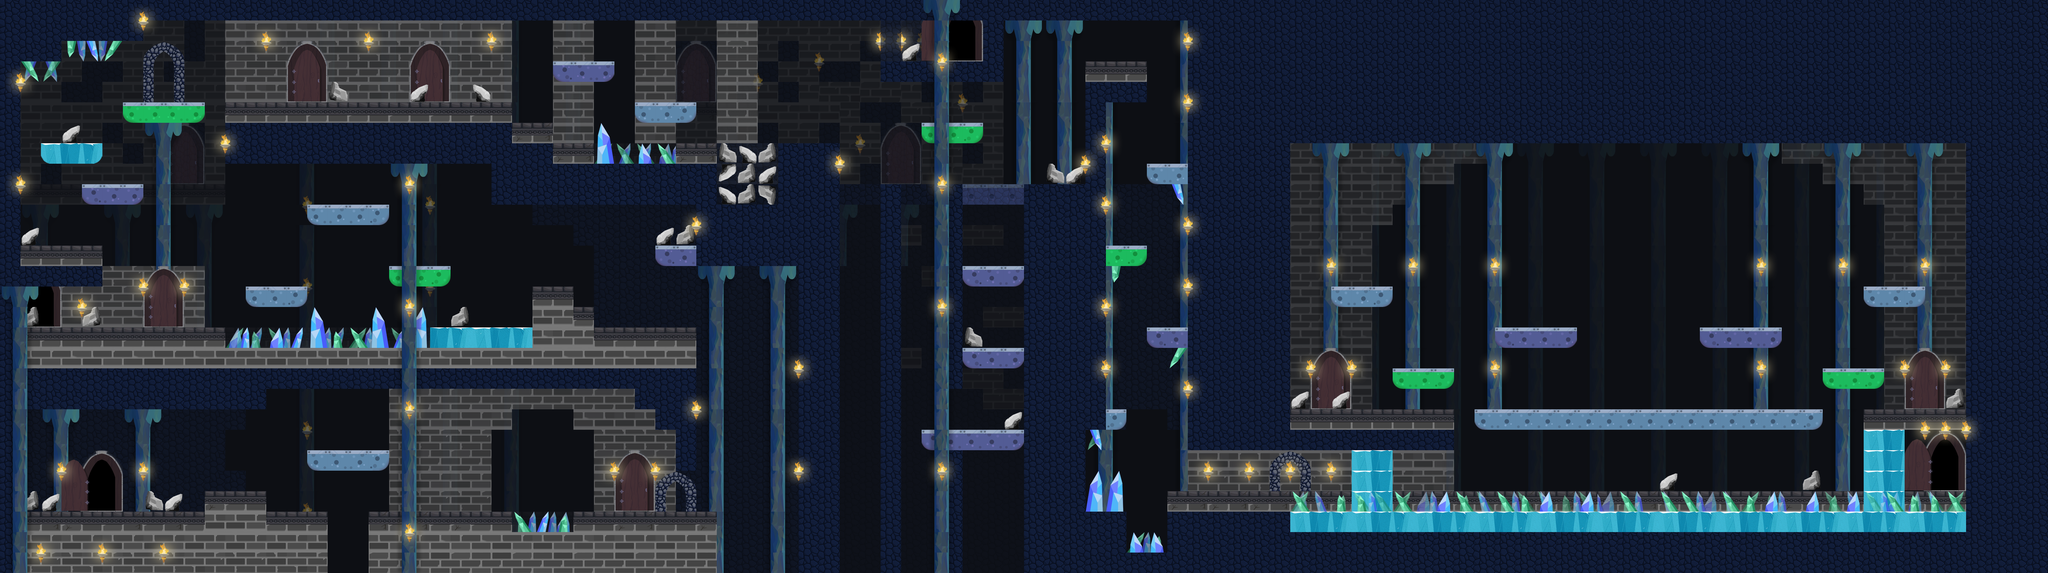

This game map was drawn from its Tiled (.tmx) file and the tilesets committed beside it. A one-line description and the trimmed map source follow:
An orthogonal 100x28 tile map with 64x64 px tiles, 28 tile layers (bottom_background, bottom_background_parallax08, bottom_background_parallax08_torches, bottom_decorations_faded2, ...), 3 tilesets and 42 objects (6x paper, 5x phoenix, 4x robot, 4x vuoto, check3, ...).

<map version="1.0" orientation="orthogonal" renderorder="right-down" width="100" height="28" tilewidth="64" tileheight="64" nextobjectid="97">
 <properties>
  <property name="ParallaxEnabled" value="true" />
 </properties>
 <tileset firstgid="1" name="LEVEL_1_HD" tilewidth="64" tileheight="64" tilecount="144" columns="9">
  <image source="visual/tilesets/LEVEL_1_HD.png" width="576" height="1024" />
  <tile id="0">
   <properties>
    <property name="isSensor" value="true" />
    <property name="tName" value="endLevel" />
   </properties>
  </tile>
  <tile id="6">
   <properties>
    <property name="tName" value="danger" />
   </properties>
  </tile>
  <tile id="7">
   <properties>
    <property name="tName" value="danger" />
   </properties>
  </tile>
  <tile id="8">
   <properties>
    <property name="tName" value="danger" />
   </properties>
  </tile>
  <tile id="15">
   <properties>
    <property name="tName" value="danger" />
   </properties>
  </tile>
  <tile id="16">
   <properties>
    <property name="tName" value="danger" />
   </properties>
  </tile>
  <tile id="17">
   <properties>
    <property name="tName" value="danger" />
   </properties>
  </tile>
  <tile id="24">
   <properties>
    <property name="tName" value="danger" />
   </properties>
  </tile>
  <tile id="25">
   <properties>
    <property name="tName" value="danger" />
   </properties>
  </tile>
  <tile id="32">
   <properties>
    <property name="isBreakable" value="true" />
    <property name="tName" value="dynamicEnv" />
   </properties>
  </tile>
  <tile id="43">
   <properties>
    <property name="isSensor" value="true" />
    <property name="tName" value="endLevel" />
   </properties>
  </tile>
  <tile id="44">
   <properties>
    <property name="isSensor" value="true" />
    <property name="tName" value="endLevel" />
   </properties>
  </tile>
  <tile id="46">
   <properties>
    <property name="tName" value="env" />
   </properties>
  </tile>
  <tile id="52">
   <properties>
    <property name="isSensor" value="true" />
    <property name="tName" value="endLevel" />
   </properties>
  </tile>
  <tile id="53">
   <properties>
    <property name="isSensor" value="true" />
    <property name="tName" value="endLevel" />
   </properties>
  </tile>
  <tile id="58">
   <properties>
    <property name="isBreakable" value="true" />
    <property name="tName" value="dynamicEnv" />
   </properties>
  </tile>
  <tile id="61">
   <properties>
    <property name="isSensor" value="true" />
    <property name="tName" value="endLevel" />
   </properties>
  </tile>
  <tile id="62">
   <properties>
    <property name="isSensor" value="true" />
    <property name="tName" value="endLevel" />
   </properties>
  </tile>
  <tile id="75">
   <properties>
    <property name="isGround" value="" />
    <property name="isPlatform" value="" />
    <property name="isSlippery" value="" />
    <property name="tName" value="env" />
   </properties>
  </tile>
  <tile id="76">
   <properties>
    <property name="isGround" value="" />
    <property name="isPlatform" value="" />
    <property name="isSlippery" value="" />
    <property name="tName" value="env" />
   </properties>
  </tile>
  <tile id="77">
   <properties>
    <property name="isGround" value="" />
    <property name="isPlatform" value="" />
    <property name="isSlippery" value="" />
    <property name="tName" value="env" />
   </properties>
  </tile>
  <tile id="78">
   <properties>
    <property name="isGround" value="" />
    <property name="isSlippery" value="" />
    <property name="tName" value="env" />
   </properties>
  </tile>
  <tile id="79">
   <properties>
    <property name="isGround" value="" />
    <property name="isSlippery" value="" />
    <property name="tName" value="env" />
   </properties>
  </tile>
  <tile id="80">
   <properties>
    <property name="isGround" value="" />
    <property name="isSlippery" value="" />
    <property name="tName" value="env" />
   </properties>
  </tile>
  <tile id="96">
   <properties>
    <property name="isGround" value="" />
    <property name="isPlatform" value="" />
    <property name="tName" value="env" />
   </properties>
  </tile>
  <tile id="97">
   <properties>
    <property name="isGround" value="" />
    <property name="isPlatform" value="" />
    <property name="tName" value="env" />
   </properties>
  </tile>
  <tile id="98">
   <properties>
    <property name="isGround" value="" />
    <property name="isPlatform" value="" />
    <property name="tName" value="env" />
   </properties>
  </tile>
  <tile id="99">
   <properties>
    <property name="isGround" value="" />
    <property name="tName" value="env" />
   </properties>
  </tile>
  <tile id="100">
   <properties>
    <property name="isGround" value="" />
    <property name="tName" value="env" />
   </properties>
  </tile>
  <tile id="101">
   <properties>
    <property name="isGround" value="" />
    <property name="tName" value="env" />
   </properties>
  </tile>
  <tile id="102">
   <properties>
    <property name="isGround" value="" />
    <property name="tName" value="env" />
   </properties>
  </tile>
  <tile id="103">
   <properties>
    <property name="isGround" value="" />
    <property name="tName" value="env" />
   </properties>
  </tile>
  <tile id="114">
   <properties>
    <property name="isGround" value="" />
    <property name="isPlatform" value="" />
    <property name="tName" value="env" />
   </properties>
  </tile>
  <tile id="115">
   <properties>
    <property name="isGround" value="" />
    <property name="isPlatform" value="" />
    <property name="tName" value="env" />
   </properties>
  </tile>
  <tile id="116">
   <properties>
    <property name="isGround" value="" />
    <property name="isPlatform" value="" />
    <property name="tName" value="env" />
   </properties>
  </tile>
  <tile id="132">
   <properties>
    <property name="isGround" value="" />
    <property name="isPlatform" value="" />
    <property name="tName" value="env" />
   </properties>
  </tile>
  <tile id="133">
   <properties>
    <property name="isGround" value="" />
    <property name="isPlatform" value="" />
    <property name="tName" value="env" />
   </properties>
  </tile>
  <tile id="134">
   <properties>
    <property name="isGround" value="" />
    <property name="isPlatform" value="" />
    <property name="tName" value="env" />
   </properties>
  </tile>
 </tileset>
 <tileset firstgid="145" name="torch" tilewidth="128" tileheight="128" tilecount="2" columns="2">
  <image source="visual/tilesets/torch.png" width="256" height="128" />
 </tileset>
 <tileset firstgid="147" name="checkpoint" tilewidth="64" tileheight="64" tilecount="64" columns="8">
  <image source="visual/tilesets/checkpoint.png" width="512" height="512" />
 </tileset>
 <layer name="bottom_background" width="100" height="28">
  <data>[2800 cells, 2800 non-empty, 1 distinct tile ids]</data>
 </layer>
 <layer name="bottom_background_parallax08" width="100" height="28" opacity="0.2">
  <properties>
   <property name="parallaxFactorX" value="0.8" />
  </properties>
  <data>[2800 cells, 428 non-empty, 24 distinct tile ids]</data>
 </layer>
 <layer name="bottom_background_parallax08_torches" width="100" height="28" opacity="0.34">
  <properties>
   <property name="parallaxFactorX" value="0.8" />
  </properties>
  <data>[2800 cells, 29 non-empty, 7 distinct tile ids]</data>
 </layer>
 <layer name="bottom_decorations_faded2" width="100" height="28" opacity="0.39">
  <data>[2800 cells, 4 non-empty, 1 distinct tile ids]</data>
 </layer>
 <layer name="bottom_decorations_faded1" width="100" height="28" opacity="0.76">
  <data>[2800 cells, 202 non-empty, 9 distinct tile ids]</data>
 </layer>
 <layer name="bottom_bricks_faded2" width="100" height="28" opacity="0.14">
  <data>[2800 cells, 384 non-empty, 17 distinct tile ids]</data>
 </layer>
 <layer name="bottom_bricks_faded1" width="100" height="28" opacity="0.4">
  <data>[2800 cells, 348 non-empty, 8 distinct tile ids]</data>
 </layer>
 <layer name="bottom_spikes_faded2" width="100" height="28" opacity="0.63">
  <data>[2800 cells, 22 non-empty, 6 distinct tile ids]</data>
 </layer>
 <layer name="bottom_spikes_faded1" width="100" height="28" opacity="0.7">
  <data>[2800 cells, 24 non-empty, 6 distinct tile ids]</data>
 </layer>
 <layer name="bottom_columns" width="100" height="28">
  <data>[2800 cells, 321 non-empty, 17 distinct tile ids]</data>
 </layer>
 <layer name="doors" width="100" height="28">
  <data>[2800 cells, 55 non-empty, 15 distinct tile ids]</data>
 </layer>
 <layer name="environment" width="100" height="28">
  <data>[2800 cells, 831 non-empty, 38 distinct tile ids]</data>
 </layer>
 <layer name="top_bricks" width="100" height="28">
  <data>[2800 cells, 679 non-empty, 20 distinct tile ids]</data>
 </layer>
 <layer name="torches_back" width="100" height="28">
  <data>[2800 cells, 29 non-empty, 1 distinct tile ids]</data>
 </layer>
 <layer name="entities" width="100" height="28">
  <data>[2800 cells, 0 non-empty, 0 distinct tile ids]</data>
 </layer>
 <layer name="blockingWalls" width="100" height="28">
  <data>[2800 cells, 14 non-empty, 2 distinct tile ids]</data>
 </layer>
 <layer name="JUMPSCREEN" width="100" height="28">
  <data>[2800 cells, 0 non-empty, 0 distinct tile ids]</data>
 </layer>
 <layer name="MAP_BUTTONS" width="100" height="28">
  <data>[2800 cells, 0 non-empty, 0 distinct tile ids]</data>
 </layer>
 <objectgroup name="checkPoints">
  <object id="87" name="check3" x="4032" y="1501">
   <properties>
    <property name="checkID" value="3" />
    <property name="isLast" value="" />
   </properties>
  </object>
  <object id="85" name="check2" x="512.273" y="263.091">
   <properties>
    <property name="checkID" value="2" />
   </properties>
  </object>
  <object id="82" name="check1" x="2113.21" y="1563.85">
   <properties>
    <property name="checkID" value="1" />
   </properties>
  </object>
  <object id="25" name="check0" x="320.851" y="1529.94">
   <properties>
    <property name="checkID" value="0" />
    <property name="isStart" value="" />
   </properties>
  </object>
 </objectgroup>
 <objectgroup name="npcSpawn">
  <object id="53" name="npc4" x="3093" y="758.455">
   <properties>
    <property name="sectionID" value="2" />
   </properties>
  </object>
  <object id="56" name="npc3" x="3008" y="122">
   <properties>
    <property name="sectionID" value="2" />
   </properties>
  </object>
  <object id="52" name="npc2" x="2340.67" y="566.667">
   <properties>
    <property name="sectionID" value="2" />
   </properties>
  </object>
  <object id="16" name="npc1" x="214.003" y="968.667">
   <properties>
    <property name="sectionID" value="1" />
   </properties>
  </object>
 </objectgroup>
 <objectgroup name="enemySpawn">
  <object id="96" name="phoenix5" type="phoenix" x="3104" y="984">
   <properties>
    <property name="sectionID" value="2" />
   </properties>
  </object>
  <object id="51" name="phoenix4" type="phoenix" x="2084" y="208">
   <properties>
    <property name="sectionID" value="2" />
   </properties>
  </object>
  <object id="26" name="phoenix3" type="phoenix" x="576" y="940.667">
   <properties>
    <property name="drop" value="life" />
    <property name="sectionID" value="1" />
   </properties>
  </object>
  <object id="94" name="phoenix2" type="phoenix" x="1572" y="788">
   <properties>
    <property name="sectionID" value="1" />
   </properties>
  </object>
  <object id="95" name="phoenix1" type="phoenix" x="772" y="1388">
   <properties>
    <property name="sectionID" value="0" />
   </properties>
  </object>
  <object id="50" name="paper6" type="paper" x="1814" y="126">
   <properties>
    <property name="sectionID" value="2" />
   </properties>
  </object>
  <object id="48" name="paper5" type="paper" x="1406" y="244">
   <properties>
    <property name="sectionID" value="2" />
   </properties>
  </object>
  <object id="47" name="paper4" type="paper" x="1328" y="246">
   <properties>
    <property name="drop" value="gun" />
    <property name="sectionID" value="2" />
   </properties>
  </object>
  <object id="49" name="paper3" type="paper" x="1218" y="216">
   <properties>
    <property name="sectionID" value="2" />
   </properties>
  </object>
  <object id="43" name="paper2" type="paper" x="144" y="682">
   <properties>
    <property name="sectionID" value="1" />
   </properties>
  </object>
  <object id="44" name="paper1" type="paper" x="268" y="696">
   <properties>
    <property name="sectionID" value="1" />
   </properties>
  </object>
  <object id="58" name="robot4" type="robot" x="3224" y="502">
   <properties>
    <property name="id" value="8" />
    <property name="sectionID" value="2" />
    <property name="speed" value="100" />
    <property name="travelDistance" value="320" />
   </properties>
  </object>
  <object id="46" name="robot3" type="robot" x="1000.33" y="252">
   <properties>
    <property name="id" value="6" />
    <property name="sectionID" value="2" />
    <property name="speed" value="150" />
    <property name="travelDistance" value="250" />
   </properties>
  </object>
  <object id="41" name="robot2" type="robot" x="2007.61" y="947.121">
   <properties>
    <property name="drop" value="gun" />
    <property name="id" value="4" />
    <property name="sectionID" value="1" />
    <property name="speed" value="150" />
    <property name="travelDistance" value="300" />
   </properties>
  </object>
  <object id="22" name="robot1" type="robot" x="1436.67" y="1527.33">
   <properties>
    <property name="drop" value="life" />
    <property name="id" value="2" />
    <property name="sectionID" value="0" />
    <property name="speed" value="100" />
    <property name="travelDistance" value="250" />
   </properties>
  </object>
 </objectgroup>
 <objectgroup name="itemSpawn">
  <object id="76" name="immunity1" x="801.333" y="261.333">
   <properties>
    <property name="drop" value="immunity" />
    <property name="sectionID" value="2" />
   </properties>
  </object>
  <object id="72" name="gun4" x="5917.33" y="846.667">
   <properties>
    <property name="drop" value="gun" />
    <property name="sectionID" value="3" />
   </properties>
  </object>
  <object id="68" name="gun3" x="4252.42" y="848.242">
   <properties>
    <property name="drop" value="gun" />
    <property name="sectionID" value="3" />
   </properties>
  </object>
  <object id="73" name="gun2" x="3781.82" y="1500">
   <properties>
    <property name="drop" value="gun" />
    <property name="sectionID" value="2" />
   </properties>
  </object>
  <object id="77" name="gun1" x="3072.73" y="1287.88">
   <properties>
    <property name="drop" value="gun" />
    <property name="sectionID" value="2" />
   </properties>
  </object>
  <object id="75" name="life3" x="6006.06" y="1212.12">
   <properties>
    <property name="drop" value="life" />
    <property name="sectionID" value="3" />
   </properties>
  </object>
  <object id="74" name="life2" x="4160.61" y="1209.09">
   <properties>
    <property name="drop" value="life" />
    <property name="sectionID" value="3" />
   </properties>
  </object>
  <object id="78" name="life1" x="2471.4" y="400.606">
   <properties>
    <property name="drop" value="life" />
    <property name="sectionID" value="2" />
   </properties>
  </object>
 </objectgroup>
 <objectgroup name="cadutaVuoto">
  <object id="11" name="vuoto" x="1026" y="1728">
   <properties>
    <property name="HasBody" value="" />
    <property name="bodyType" value="static" />
    <property name="isSensor" value="true" />
    <property name="tName" value="danger" />
   </properties>
   <polygon points="0,0 125.667,0 125.667,61.3333 0,61.3333" />
  </object>
  <object id="40" name="vuoto" x="2240" y="1730.67">
   <properties>
    <property name="HasBody" value="" />
    <property name="bodyType" value="static" />
    <property name="isSensor" value="true" />
    <property name="tName" value="danger" />
   </properties>
   <polygon points="0,0 253.667,0 253.667,61.3333 0,61.3333" />
  </object>
  <object id="54" name="vuoto" x="2630.3" y="1469.7">
   <properties>
    <property name="HasBody" value="" />
    <property name="bodyType" value="static" />
    <property name="isSensor" value="true" />
    <property name="tName" value="danger" />
   </properties>
   <polygon points="0,0 117.303,0 117.303,61.3333 0,61.3333" />
  </object>
  <object id="55" name="vuoto" x="2824.24" y="1599.7">
   <properties>
    <property name="HasBody" value="" />
    <property name="bodyType" value="static" />
    <property name="isSensor" value="true" />
    <property name="tName" value="danger" />
   </properties>
   <polygon points="0,0 117.303,0 117.303,61.3333 0,61.3333" />
  </object>
 </objectgroup>
 <objectgroup name="movingPlatforms">
  <object id="61" name="5-x" x="3568" y="1498">
   <properties>
    <property name="direction" value="horizontal" />
    <property name="id" value="05" />
    <property name="sectionID" value="2" />
    <property name="speed" value="160" />
    <property name="travelDistance" value="200" />
   </properties>
   <polyline points="0,0 121.455,0 121.455,60.6667 0,60.6667 0,0" />
  </object>
  <object id="59" name="4-y" x="3272.12" y="316.242">
   <properties>
    <property name="direction" value="vertical" />
    <property name="id" value="04" />
    <property name="sectionID" value="2" />
    <property name="speed" value="150" />
    <property name="travelDistance" value="280" />
   </properties>
   <polyline points="0,0 241.455,0 241.455,60.6667 0,60.6667 0,0" />
  </object>
  <object id="45" name="3-x" x="694" y="728">
   <properties>
    <property name="direction" value="horizontal" />
    <property name="id" value="03" />
    <property name="sectionID" value="1" />
    <property name="speed" value="100" />
    <property name="travelDistance" value="300" />
   </properties>
   <polyline points="0,0 118.788,0 118.788,68.6667 0,68.6667 0,0" />
  </object>
  </objectgroup>
 <objectgroup name="bossSpawn">
  <!-- 1 objects omitted --></objectgroup>
 <objectgroup name="events">
  <!-- 1 objects omitted --></objectgroup>
 <layer name="torches_top" width="100" height="28">
  <data>[2800 cells, 31 non-empty, 4 distinct tile ids]</data>
 </layer>
 <layer name="lights" width="100" height="28">
  <data>[2800 cells, 53 non-empty, 1 distinct tile ids]</data>
 </layer>
 <layer name="foreground" width="100" height="28" opacity="0.62">
  <data>[2800 cells, 5 non-empty, 1 distinct tile ids]</data>
 </layer>
 <layer name="foreground_spikes_faded2" width="100" height="28" opacity="0.5">
  <data>[2800 cells, 33 non-empty, 4 distinct tile ids]</data>
 </layer>
 <layer name="foreground_spikes_faded1" width="100" height="28" opacity="0.66">
  <data>[2800 cells, 33 non-empty, 5 distinct tile ids]</data>
 </layer>
 <layer name="foreground_spikes" width="100" height="28">
  <data>[2800 cells, 65 non-empty, 7 distinct tile ids]</data>
 </layer>
 <layer name="foreground_parallax12" width="100" height="28">
  <properties>
   <property name="parallaxFactorX" value="1.2" />
  </properties>
  <data>[2800 cells, 124 non-empty, 10 distinct tile ids]</data>
 </layer>
 <layer name="foreground_parallax12_torches" width="100" height="28">
  <properties>
   <property name="parallaxFactorX" value="1.2" />
  </properties>
  <data>[2800 cells, 8 non-empty, 1 distinct tile ids]</data>
 </layer>
 <layer name="foreground_parallax12_lights" width="100" height="28">
  <properties>
   <property name="parallaxFactorX" value="1.2" />
  </properties>
  <data>[2800 cells, 8 non-empty, 1 distinct tile ids]</data>
 </layer>
 <layer name="foreground_parallax15" width="100" height="28">
  <properties>
   <property name="parallaxFactorX" value="1.5" />
  </properties>
  <data>[2800 cells, 0 non-empty, 0 distinct tile ids]</data>
 </layer>
</map>
<!-- 4 of 42 objects omitted -->
